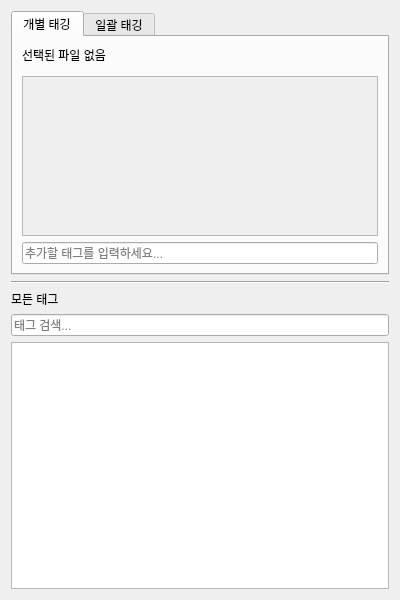
<?xml version="1.0" encoding="UTF-8"?>
<ui version="4.0">
 <class>TagControlWidget</class>
 <widget class="QWidget" name="TagControlWidget">
  <property name="geometry">
   <rect>
    <x>0</x>
    <y>0</y>
    <width>400</width>
    <height>600</height>
   </rect>
  </property>
  <property name="windowTitle">
   <string>Form</string>
  </property>
  <layout class="QVBoxLayout" name="main_verticalLayout">
   <item>
    <widget class="QTabWidget" name="tagging_tab_widget">
     <property name="currentIndex">
      <number>0</number>
     </property>
     <widget class="QWidget" name="individual_tagging_tab">
      <attribute name="title">
       <string>개별 태깅</string>
      </attribute>
      <layout class="QVBoxLayout" name="individual_verticalLayout">
       <item>
        <widget class="QLabel" name="individual_target_label">
         <property name="text">
          <string>선택된 파일 없음</string>
         </property>
         <property name="wordWrap">
          <bool>true</bool>
         </property>
         <property name="sizePolicy">
          <sizepolicy hsizetype="Ignored" vsizetype="Preferred">
           <horstretch>0</horstretch>
           <verstretch>0</verstretch>
          </sizepolicy>
         </property>
         <property name="minimumSize">
          <size>
           <width>0</width>
           <height>0</height>
          </size>
         </property>
         <property name="maximumSize">
          <size>
           <width>16777215</width>
           <height>16777215</height>
          </size>
         </property>
        </widget>
       </item>
       <item>
        <widget class="QWidget" name="individual_quick_tags_placeholder" native="true"/>
       </item>
       <item>
        <widget class="QScrollArea" name="individual_tag_chip_scroll_area">
         <property name="widgetResizable">
          <bool>true</bool>
         </property>
         <property name="minimumSize">
          <size>
           <width>0</width>
           <height>60</height>
          </size>
         </property>
         <property name="maximumSize">
          <size>
           <width>16777215</width>
           <height>16777215</height>
          </size>
         </property>
         <widget class="QWidget" name="individual_chip_container">
          <property name="geometry">
           <rect>
            <x>0</x>
            <y>0</y>
            <width>356</width>
            <height>60</height>
           </rect>
          </property>
         </widget>
        </widget>
       </item>
       <item>
        <widget class="QLineEdit" name="individual_tag_input">
         <property name="placeholderText">
          <string>추가할 태그를 입력하세요...</string>
         </property>
        </widget>
       </item>
      </layout>
     </widget>
     <widget class="QWidget" name="batch_tagging_tab">
      <attribute name="title">
       <string>일괄 태깅</string>
      </attribute>
      <layout class="QVBoxLayout" name="batch_verticalLayout">
       <item>
        <widget class="QLabel" name="batch_target_label">
         <property name="text">
          <string>선택된 디렉토리 없음</string>
         </property>
         <property name="wordWrap">
          <bool>true</bool>
         </property>
         <property name="sizePolicy">
          <sizepolicy hsizetype="Ignored" vsizetype="Preferred">
           <horstretch>0</horstretch>
           <verstretch>0</verstretch>
          </sizepolicy>
         </property>
         <property name="minimumSize">
          <size>
           <width>0</width>
           <height>0</height>
          </size>
         </property>
         <property name="maximumSize">
          <size>
           <width>16777215</width>
           <height>16777215</height>
          </size>
         </property>
        </widget>
       </item>
       <item>
        <widget class="QWidget" name="batch_quick_tags_placeholder" native="true"/>
       </item>
       <item>
        <widget class="QScrollArea" name="batch_tag_chip_scroll_area">
         <property name="widgetResizable">
          <bool>true</bool>
         </property>
         <property name="minimumSize">
          <size>
           <width>0</width>
           <height>120</height>
          </size>
         </property>
         <property name="maximumSize">
          <size>
           <width>16777215</width>
           <height>16777215</height>
          </size>
         </property>
         <widget class="QWidget" name="batch_chip_container">
          <property name="geometry">
           <rect>
            <x>0</x>
            <y>0</y>
            <width>356</width>
            <height>120</height>
           </rect>
          </property>
         </widget>
        </widget>
       </item>
       <item>
        <widget class="QLineEdit" name="batch_tag_input">
         <property name="placeholderText">
          <string>추가할 태그를 입력하세요...</string>
         </property>
        </widget>
       </item>
       <item>
        <widget class="QWidget" name="batch_options_placeholder" native="true"/>
       </item>
       <item>
        <widget class="QPushButton" name="batch_remove_tags_button">
         <property name="text">
          <string>일괄 태그 제거</string>
         </property>
        </widget>
       </item>
      </layout>
     </widget>
    </widget>
   </item>
   <item>
    <widget class="Line" name="line">
     <property name="orientation">
      <enum>Qt::Horizontal</enum>
     </property>
    </widget>
   </item>
   <item>
    <widget class="QLabel" name="all_tags_label">
     <property name="text">
      <string>모든 태그</string>
     </property>
    </widget>
   </item>
   <item>
    <widget class="QLineEdit" name="all_tags_search_input">
     <property name="placeholderText">
      <string>태그 검색...</string>
     </property>
    </widget>
   </item>
   <item>
    <widget class="QListView" name="all_tags_list_view"/>
   </item>
  </layout>
 </widget>
 <resources/>
 <connections/>
</ui>
